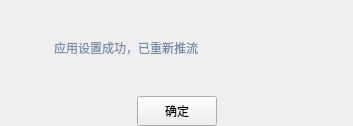
<?xml version="1.0" encoding="UTF-8"?>
<ui version="4.0">
 <class>OperTipConfigUsedAndPushedContentWgt</class>
 <widget class="QWidget" name="OperTipConfigUsedAndPushedContentWgt">
  <property name="geometry">
   <rect>
    <x>0</x>
    <y>0</y>
    <width>353</width>
    <height>126</height>
   </rect>
  </property>
  <property name="minimumSize">
   <size>
    <width>353</width>
    <height>122</height>
   </size>
  </property>
  <property name="maximumSize">
   <size>
    <width>353</width>
    <height>126</height>
   </size>
  </property>
  <property name="windowTitle">
   <string>Form</string>
  </property>
  <layout class="QVBoxLayout" name="verticalLayout">
   <property name="spacing">
    <number>0</number>
   </property>
   <property name="leftMargin">
    <number>0</number>
   </property>
   <property name="topMargin">
    <number>0</number>
   </property>
   <property name="rightMargin">
    <number>0</number>
   </property>
   <property name="bottomMargin">
    <number>0</number>
   </property>
   <item>
    <layout class="QHBoxLayout" name="horizontalLayout_5">
     <property name="spacing">
      <number>0</number>
     </property>
     <item>
      <spacer name="horizontalSpacer_13">
       <property name="orientation">
        <enum>Qt::Horizontal</enum>
       </property>
       <property name="sizeType">
        <enum>QSizePolicy::Fixed</enum>
       </property>
       <property name="sizeHint" stdset="0">
        <size>
         <width>23</width>
         <height>20</height>
        </size>
       </property>
      </spacer>
     </item>
     <item>
      <widget class="QLabel" name="OperTipConfigUsedAndPushedPic">
       <property name="text">
        <string/>
       </property>
       <property name="pixmap">
        <pixmap resource="../../../../workspace/biliobs-win-bak/biliobs/resources/BiLiOBS.qrc">:/OperTip/reconnected</pixmap>
       </property>
      </widget>
     </item>
     <item>
      <spacer name="horizontalSpacer_14">
       <property name="orientation">
        <enum>Qt::Horizontal</enum>
       </property>
       <property name="sizeType">
        <enum>QSizePolicy::Fixed</enum>
       </property>
       <property name="sizeHint" stdset="0">
        <size>
         <width>24</width>
         <height>20</height>
        </size>
       </property>
      </spacer>
     </item>
     <item>
      <widget class="QLabel" name="OperTipMsg">
       <property name="styleSheet">
        <string notr="true">font-size:12px;
font-family:&quot;Microsoft YaHei&quot;;
color:rgb(121, 140, 167);</string>
       </property>
       <property name="text">
        <string>应用设置成功，已重新推流</string>
       </property>
      </widget>
     </item>
     <item>
      <spacer name="horizontalSpacer_15">
       <property name="orientation">
        <enum>Qt::Horizontal</enum>
       </property>
       <property name="sizeHint" stdset="0">
        <size>
         <width>40</width>
         <height>20</height>
        </size>
       </property>
      </spacer>
     </item>
    </layout>
   </item>
   <item>
    <layout class="QHBoxLayout" name="horizontalLayout_6">
     <property name="spacing">
      <number>0</number>
     </property>
     <item>
      <spacer name="horizontalSpacer_16">
       <property name="orientation">
        <enum>Qt::Horizontal</enum>
       </property>
       <property name="sizeHint" stdset="0">
        <size>
         <width>40</width>
         <height>20</height>
        </size>
       </property>
      </spacer>
     </item>
     <item>
      <widget class="QPushButton" name="OperTipOkBtn">
       <property name="minimumSize">
        <size>
         <width>80</width>
         <height>30</height>
        </size>
       </property>
       <property name="maximumSize">
        <size>
         <width>80</width>
         <height>30</height>
        </size>
       </property>
       <property name="text">
        <string>确定</string>
       </property>
      </widget>
     </item>
     <item>
      <spacer name="horizontalSpacer_17">
       <property name="orientation">
        <enum>Qt::Horizontal</enum>
       </property>
       <property name="sizeHint" stdset="0">
        <size>
         <width>40</width>
         <height>20</height>
        </size>
       </property>
      </spacer>
     </item>
    </layout>
   </item>
  </layout>
 </widget>
 <resources>
  <include location="../../../../workspace/biliobs-win-bak/biliobs/resources/BiLiOBS.qrc"/>
  <include location="../BiLiOBS.qrc"/>
 </resources>
 <connections/>
</ui>
